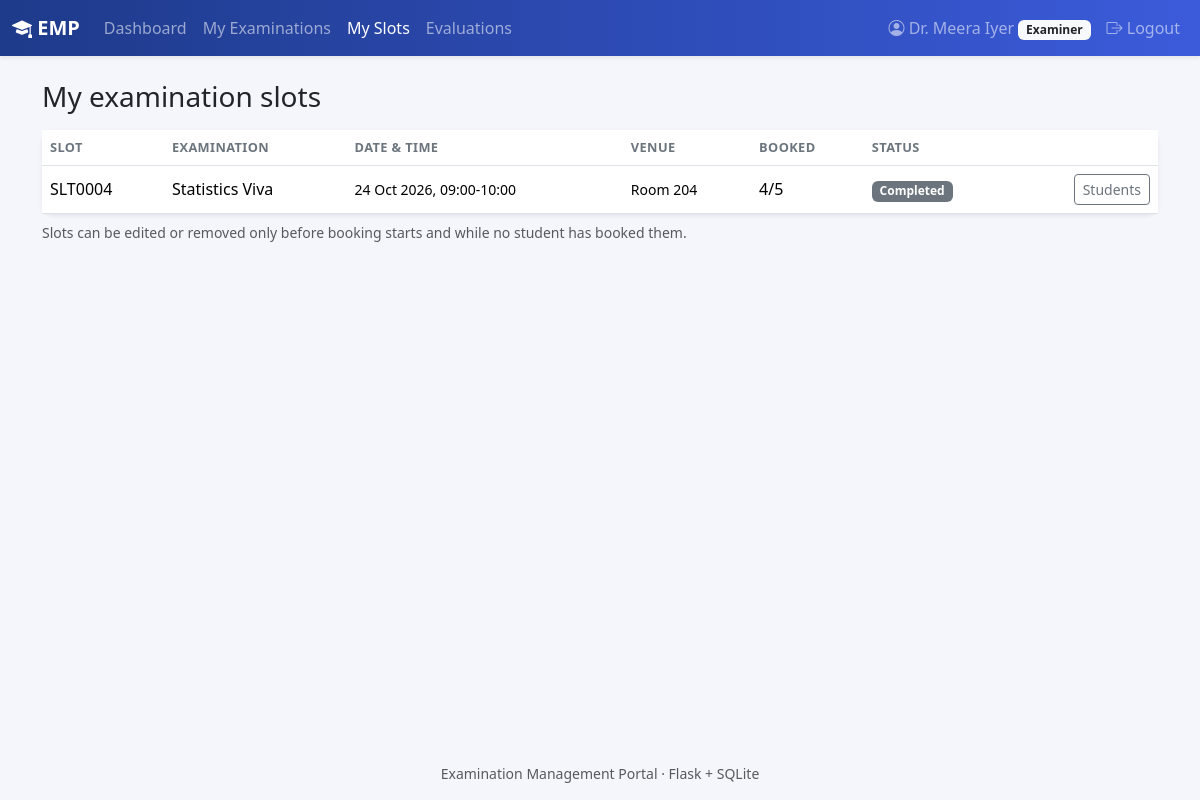
Screenshot of /examiner/slots (signed in) with the database file from the repository.
### models.py (models this page shows, shortened)
class User(UserMixin, db.Model):
    id = db.Column(db.Integer, primary_key=True)
    role = db.Column(db.String(20), nullable=False)
    name = db.Column(db.String(120), nullable=False)
    email = db.Column(db.String(120), unique=True, nullable=False)
    password_hash = db.Column(db.String(256), nullable=False)
    phone = db.Column(db.String(20))
    department = db.Column(db.String(120))
    designation = db.Column(db.String(120))
    roll_no = db.Column(db.String(40), unique=True)
    program = db.Column(db.String(120))
    status = db.Column(db.String(20), nullable=False, default="Active")
    created_at = db.Column(db.DateTime, default=datetime.now)
    slots = db.relationship("Slot", back_populates="examiner", foreign_keys="Slot.examiner_id")
    bookings = db.relationship("Booking", back_populates="student", foreign_keys="Booking.student_id")
    assigned_exams = db.relationship("Exam", secondary=exam_examiners, back_populates="examiners")

class Slot(db.Model):
    id = db.Column(db.Integer, primary_key=True)
    exam_id = db.Column(db.Integer, db.ForeignKey("exam.id"), nullable=False)
    examiner_id = db.Column(db.Integer, db.ForeignKey("user.id"), nullable=False)
    date = db.Column(db.Date, nullable=False)
    start_time = db.Column(db.Time, nullable=False)
    end_time = db.Column(db.Time, nullable=False)
    venue = db.Column(db.String(150))
    capacity = db.Column(db.Integer, nullable=False)
    available_seats = db.Column(db.Integer, nullable=False)
    status = db.Column(db.String(20), nullable=False, default="Available")
    created_at = db.Column(db.DateTime, default=datetime.now)
    exam = db.relationship("Exam", back_populates="slots")
    examiner = db.relationship("User", back_populates="slots", foreign_keys=[examiner_id])
    bookings = db.relationship("Booking", back_populates="slot")
    @property
    def code(self):
        return f"SLT{self.id:04d}"
    @property
    def active_bookings(self):
        return [b for b in self.bookings if b.status in ("Booked", "Completed")]
    @property
    def editable(self):
        return (not self.exam.booking_started and not self.active_bookings
                and self.status not in ("Cancelled", "Completed"))
    @property
    def label(self):
        return f"{self.date:%d %b %Y}, {self.start_time:%H:%M}-{self.end_time:%H:%M}"

class Exam(db.Model):
    id = db.Column(db.Integer, primary_key=True)
    course_id = db.Column(db.Integer, db.ForeignKey("course.id"), nullable=False)
    name = db.Column(db.String(150), nullable=False)
    exam_type = db.Column(db.String(30), nullable=False)
    description = db.Column(db.Text)
    duration = db.Column(db.Integer, nullable=False)
    max_marks = db.Column(db.Float, nullable=False)
    pass_marks = db.Column(db.Float)
    slot_creation_start = db.Column(db.Date)
    slot_creation_end = db.Column(db.Date)
    booking_start = db.Column(db.Date)
    booking_end = db.Column(db.Date)
    status = db.Column(db.String(20), nullable=False, default="Draft")
    results_published = db.Column(db.Boolean, default=False)
    created_at = db.Column(db.DateTime, default=datetime.now)
    course = db.relationship("Course", back_populates="exams")
    rubrics = db.relationship("Rubric", back_populates="exam", cascade="all, delete-orphan")
    slots = db.relationship("Slot", back_populates="exam", cascade="all, delete-orphan")
    examiners = db.relationship("User", secondary=exam_examiners, back_populates="assigned_exams")
    @property
    def booking_started(self):
        return self.status in ("Booking Open", "Completed") or (
            self.booking_start is not None and date.today() >= self.booking_start
        )

### routes/examiner.py (the view)
@bp.route("/slots")
@role_required("examiner")
def slots():
    my_slots = Slot.query.filter_by(examiner_id=current_user.id).order_by(Slot.date.desc(), Slot.start_time).all()
    return render_template("examiner/slots.html", slots=my_slots)

### routes/utils.py (called while the page is built)
def role_required(role):
    def decorator(view):
        @wraps(view)
        @login_required
        def wrapped(*args, **kwargs):
            if current_user.role != role:
                abort(403)
            if current_user.status == "Pending":
                return redirect(url_for("auth.pending"))
            if current_user.status != "Active":
                flash("Your account is inactive. Contact the administrator.", "danger")
                return redirect(url_for("auth.logout"))
            return view(*args, **kwargs)
        return wrapped
    return decorator

### templates/examiner/slots.html (shortened to what this page needs)
{% extends "base.html" %}
{% from "_macros.html" import badge, post_button %}
{% block content %}
<h3 class="mb-3">My examination slots</h3>
<div class="card shadow-sm border-0"><div class="table-responsive">
<table class="table table-hover align-middle mb-0">
  <thead><tr><th>Slot</th><th>Examination</th><th>Date & time</th><th>Venue</th><th>Booked</th><th>Status</th><th></th></tr></thead>
  <tbody>
  {% for s in slots %}
    <tr><td>{{ s.code }}</td><td>{{ s.exam.name }}</td><td class="small">{{ s.label }}</td><td class="small">{{ s.venue or '—' }}</td>
      <td>{{ s.active_bookings|length }}/{{ s.capacity }}</td><td>{{ badge(s.status) }}</td>
      <td class="text-end text-nowrap">
        <a href="{{ url_for('examiner.slot_students', sid=s.id) }}" class="btn btn-sm btn-outline-secondary">Students</a>
      </td></tr>
  {% else %}<tr><td colspan="7" class="text-center text-muted py-4">You have not created any slots yet.</td></tr>{% endfor %}
  </tbody>
</table></div></div>
<p class="small text-muted mt-2">Slots can be edited or removed only before booking starts and while no student has booked them.</p>
{% endblock %}

### templates/base.html (shortened to what this page needs)
<!doctype html>
<html lang="en">
<head>
  <link href="https://cdn.jsdelivr.net/npm/bootstrap@5.3.3/dist/css/bootstrap.min.css" rel="stylesheet">
  <link href="https://cdn.jsdelivr.net/npm/bootstrap-icons@1.11.3/font/bootstrap-icons.min.css" rel="stylesheet">
  <link href="{{ url_for('static', filename='style.css') }}" rel="stylesheet">
</head>
<body>
<nav class="navbar navbar-expand navbar-dark bg-emp shadow-sm">
  <div class="container-fluid flex-wrap">
    <a class="navbar-brand fw-semibold" href="{{ url_for('index') }}"><i class="bi bi-mortarboard-fill"></i> EMP</a>
    {% if current_user.is_authenticated and current_user.status == 'Active' %}
    <ul class="navbar-nav flex-wrap me-auto">
      {% if current_user.role == 'admin' %}
        {% set links = [('admin.dashboard','Dashboard'),('admin.courses','Courses'),('admin.exams','Examinations'),
                        ('admin.examiners','Examiners'),('admin.students','Students'),('admin.slots','Slots'),
                        ('admin.bookings','Bookings')] %}
      {% elif current_user.role == 'examiner' %}
        {% set links = [('examiner.dashboard','Dashboard'),('examiner.exams','My Examinations'),
                        ('examiner.slots','My Slots'),('examiner.evaluations','Evaluations')] %}
      {% else %}
        {% set links = [('student.dashboard','Dashboard'),('student.exams','Examinations'),
                        ('student.bookings','My Bookings'),('student.results','Results')] %}
      {% endif %}
      {% for ep, label in links %}
        <li class="nav-item"><a class="nav-link {% if request.endpoint == ep %}active{% endif %}" href="{{ url_for(ep) }}">{{ label }}</a></li>
      {% endfor %}
    </ul>
    {% endif %}
    {% if current_user.is_authenticated %}
    <ul class="navbar-nav ms-auto">
      <li class="nav-item"><a class="nav-link" href="{{ url_for('auth.profile') }}"><i class="bi bi-person-circle"></i> {{ current_user.name }} <span class="badge bg-light text-dark text-capitalize">{{ current_user.role }}</span></a></li>
      <li class="nav-item"><a class="nav-link" href="{{ url_for('auth.logout') }}"><i class="bi bi-box-arrow-right"></i> Logout</a></li>
    </ul>
    {% endif %}
  </div>
</nav>
<main class="container py-4">
  {% block content %}{% endblock %}
</main>
<footer class="text-center text-muted small py-3">Examination Management Portal · Flask + SQLite</footer>
</body>
</html>

### templates/_macros.html (shortened to what this page needs)
{% macro badge(status) -%}
<span class="badge text-bg-{{ status|badge }}">{{ status }}</span>
{%- endmacro %}

### static/style.css (style rules this page uses)
body { background: #f4f6fb; min-height: 100vh; display: flex; flex-direction: column; }
main { flex: 1; }
.bg-emp { background: linear-gradient(90deg, #1e3a8a, #3b5bdb); }
.card { border-radius: .75rem; }
.table th { font-size: .8rem; text-transform: uppercase; letter-spacing: .03em; color: #6c757d; }

### rows the page displays
User: name "Dr. Meera Iyer", role "Examiner"
Slot: code "SLT0004", exam.name "Statistics Viva", label "24 Oct 2026, 09:00-10:00", venue "Room 204", active_bookings|length "4", capacity "5", status "Completed"

### other values shown
{{ label }} "Dashboard" "My Examinations" "My Slots" "Evaluations"
